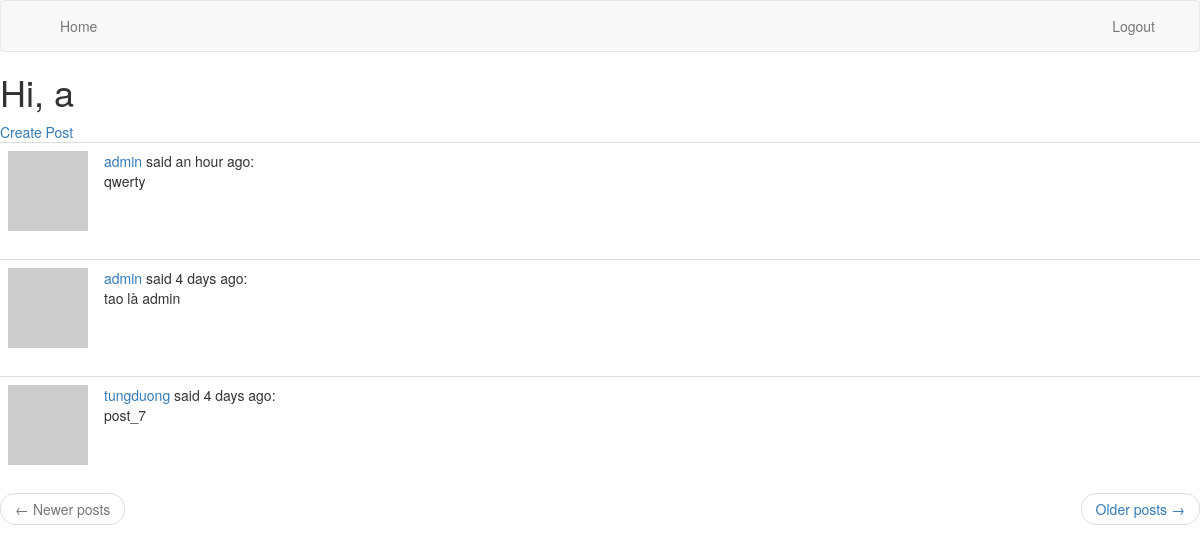
The app's page /index (signed in) with its own data.
### myblog/models.py (models this page shows, shortened)
class User(UserMixin, db.Model):
    id = db.Column(db.Integer, primary_key=True)
    username = db.Column(db.String(64), index=True, unique=True)
    email = db.Column(db.String(120), index=True, unique=True)
    password_hash = db.Column(db.String(128))
    posts = db.relationship('Post', backref='author', lazy='dynamic')
    def avatar(self, size):
        digest = md5(self.email.lower().encode('utf-8')).hexdigest()
        return 'https://www.gravatar.com/avatar/{}?d=identicon&s={}'.format(
            digest, size)
    about_me = db.Column(db.String(140))
    last_seen = db.Column(db.DateTime, default=datetime.utcnow)

class Post(db.Model):
    id = db.Column(db.Integer, primary_key=True)
    body = db.Column(db.String(140))
    timestamp = db.Column(db.DateTime, index=True, default=datetime.utcnow)
    user_id = db.Column(db.Integer, db.ForeignKey('user.id'))

### myblog/main/routes.py (the view)
@bp.route('/', methods=['GET', 'POST'])
@bp.route('/index', methods=['GET', 'POST'])
def index():
    page = request.args.get('page', 1, type=int)
    posts = Post.query.order_by(Post.timestamp.desc()).paginate(
        page, current_app.config['POSTS_PER_PAGE'], False)
    next_url = url_for('main.index', page=posts.next_num) \
        if posts.has_next else None
    prev_url = url_for('main.index', page=posts.prev_num) \
        if posts.has_prev else None
    return render_template("index.html", title='Home Page', posts=posts.items, next_url=next_url, prev_url=prev_url)

### myblog/main/routes.py (called while the page is built)
@bp.before_app_request
def before_request():
    if current_user.is_authenticated:
        current_user.last_seen = datetime.utcnow()
        db.session.commit()

### myblog/models.py (called while the page is built)
@login.user_loader
def load_user(id):
    return User.query.get(int(id))

### myblog/templates/index.html
{% extends "base.html" %}
{% block content %}
    <h1>Hi, {{ current_user.username }}</h1>
    {% if current_user.is_anonymous%}
    <p><a href="{{ url_for('auth.login') }}">Login</a> or
    <a href="{{ url_for('auth.register') }}">Register</a></p>
    {% else %}
    <a href="{{ url_for('posts.create_post') }}">Create Post</a>
    {% endif %}
    {% for post in posts %}
        {% include '_post.html' %}
    {% endfor %}
    <nav aria-label="...">
        <ul class="pager">
            <li class="previous{% if not prev_url %} disabled{% endif %}">
                <a href="{{ prev_url or '#' }}">
                    <span aria-hidden="true">←</span> Newer posts
                </a>
            </li>
            <li class="next{% if not next_url %} disabled{% endif %}">
                <a href="{{ next_url or '#' }}">
                    Older posts <span aria-hidden="true">→</span>
                </a>
            </li>
        </ul>
    </nav>
{% endblock %}

### myblog/templates/_post.html
    <table class="table table-hover">
        <tr>
            <td width="70px">
                <a href="{{ url_for('main.user', username=post.author.username) }}">
                    <img src="{{ post.author.avatar(70) }}" />
                </a>
            </td>
            <td>
                <a href="{{ url_for('main.user', username=post.author.username) }}">
                    {{ post.author.username }}
                </a>
                said {{ moment(post.timestamp).fromNow() }}:
                <br>
                {{ post.body }}
            </td>
        </tr>
    </table>

### records on screen
User: username "a"
Post: author.username "admin", timestamp "an hour ago", body "qwerty"
Post: author.username "admin", timestamp "4 days ago", body "tao là admin"
Post: author.username "tungduong", timestamp "4 days ago", body "post_7"
